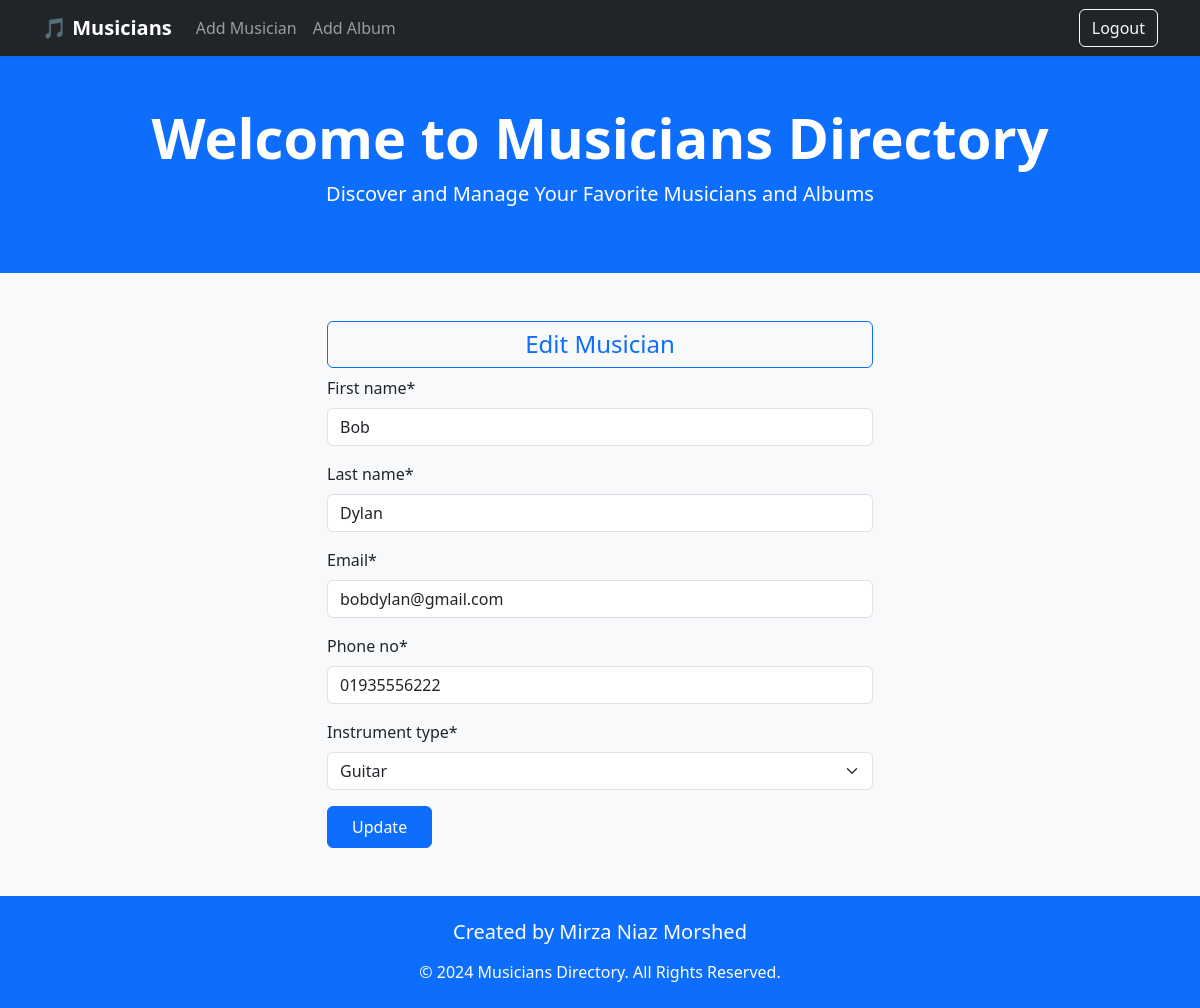
Screenshot of /musician/update/2/ (signed in) with the database file from the repository.
### musician/models.py (models this page shows, shortened)
class Musician(models.Model):
    INSTRUMENT_CHOICES = [
        ('Guitar', 'Guitar'),
        ('Piano', 'Piano'),
        ('Drums', 'Drums'),
        ('Bass', 'Bass'),
        ('Violin', 'Violin'),
        ('Flute', 'Flute'),
    ]
    first_name  = models.CharField(max_length=50)
    last_name = models.CharField(max_length=50)
    email = models.EmailField()
    phone_no = models.CharField(max_length=12)
    instrument_type = models.CharField(max_length=50, choices=INSTRUMENT_CHOICES)

### musician/views.py (the view)
# urls.py: path('update/<int:id>/', views.MusicianEditView.as_view(), name='edit_musician')
@method_decorator(login_required, name='dispatch')
class MusicianEditView(UpdateView):
    model = models.Musician
    form_class = forms.MusicianForm
    template_name = 'add_musician.html'
    pk_url_kwarg = 'id'
    success_url = reverse_lazy('homepage')
    def get_context_data(self, **kwargs):
        context = super().get_context_data(**kwargs)
        context['type'] = 'Update'  # Retrieve all objects from MyModel
        context['type2'] = 'Edit'  # Retrieve all objects from MyModel
        return context

### musician/forms.py
class MusicianForm(forms.ModelForm):
    class Meta:
        model = models.Musician
        fields = '__all__'

### musician/templates/add_musician.html (shortened to what this page needs)
{% extends "base.html" %}
{% load crispy_forms_tags %}
{% block body %}
<section>
    <div class="container">
        <h4 class="text-center border border-primary bg-light text-primary rounded py-2 px-3 w-50 mx-auto">
            {{type2}} Musician
        </h4>
        <form method="POST" style="width: 50%; margin:auto" novalidate>
            {{ form | crispy }}
            <input type="submit" value="{{type}}" class="btn btn-primary px-4 py-2 rounded">
        </form>
    </div>
</section>
{% endblock %}

### rows the page displays
Musician: first_name "Bob", last_name "Dylan", email "bobdylan@gmail.com", phone_no "01935556222", instrument_type "Guitar"

### other values shown
{{ type2 }} "Edit"
